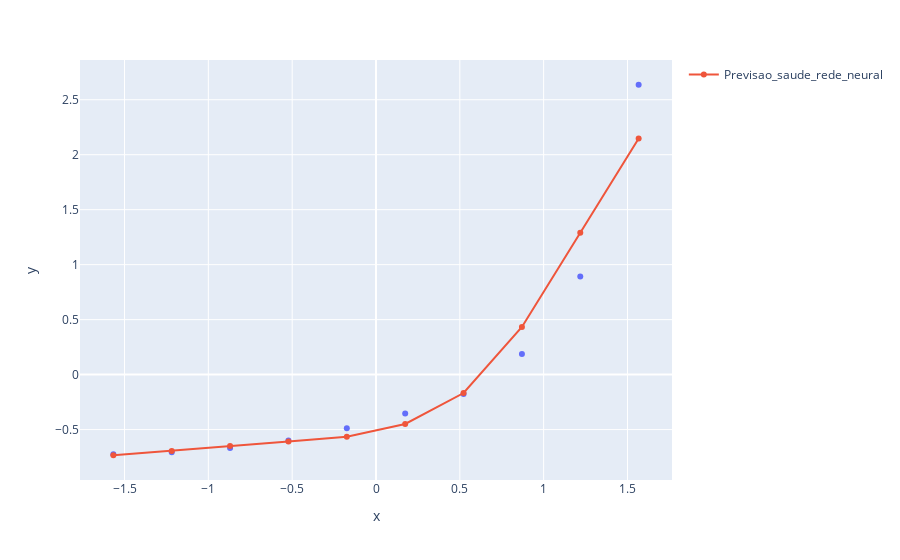

The cell this chart's notebook holds for it:
### Code cell
# Gerar grafico
grafico = px.scatter(x= X_rn_scaled.ravel(), y= y_rn_scaled.ravel())
grafico.add_scatter(x= X_rn_scaled.ravel(), y= rede_saude.predict(X_rn_scaled), name='Previsao_saude_rede_neural')
grafico.show()

### Figure 1 — Plotly figure (JSON) as saved in the notebook; plotly's stock layout.template omitted (floating-point values rounded to 4 significant figures)
{"data": [{"hovertemplate": "x=%{x}<br>y=%{y}<extra></extra>", "legendgroup": "", "marker": {"color": "#636efa", "symbol": "circle"}, "mode": "markers", "name": "", "orientation": "v", "showlegend": false, "type": "scatter", "x": [-1.567, -1.219, -0.8704, -0.5222, -0.1741, 0.1741, 0.5222, 0.8704, 1.219, 1.567], "xaxis": "x", "y": [-0.724, -0.7066, -0.6682, -0.5984, -0.4867, -0.3542, -0.1762, 0.1867, 0.8915, 2.636], "yaxis": "y"}, {"name": "Previsao_saude_rede_neural", "type": "scatter", "x": [-1.567, -1.219, -0.8704, -0.5222, -0.1741, 0.1741, 0.5222, 0.8704, 1.219, 1.567], "y": [-0.7334, -0.6942, -0.65, -0.6091, -0.5655, -0.449, -0.1674, 0.4334, 1.29, 2.148]}], "layout": {"legend": {"tracegroupgap": 0}, "margin": {"t": 60}, "xaxis": {"anchor": "y", "domain": [0, 1], "title": {"text": "x"}}, "yaxis": {"anchor": "x", "domain": [0, 1], "title": {"text": "y"}}}}
